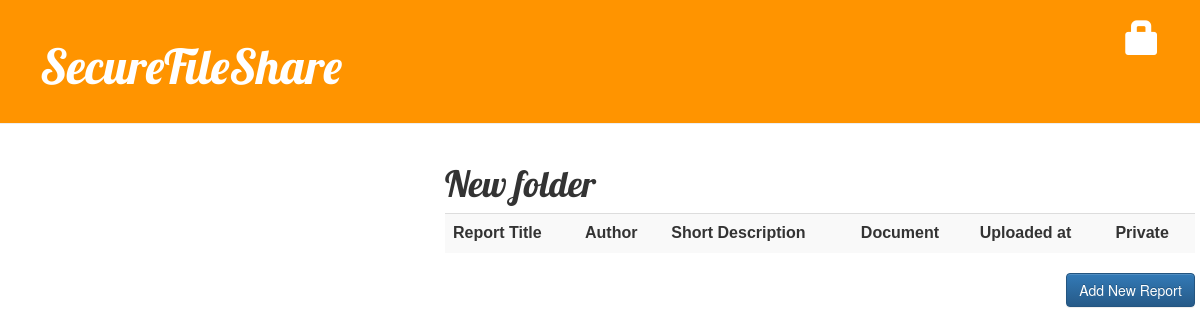
Before: /folder/2/ with the older database file.
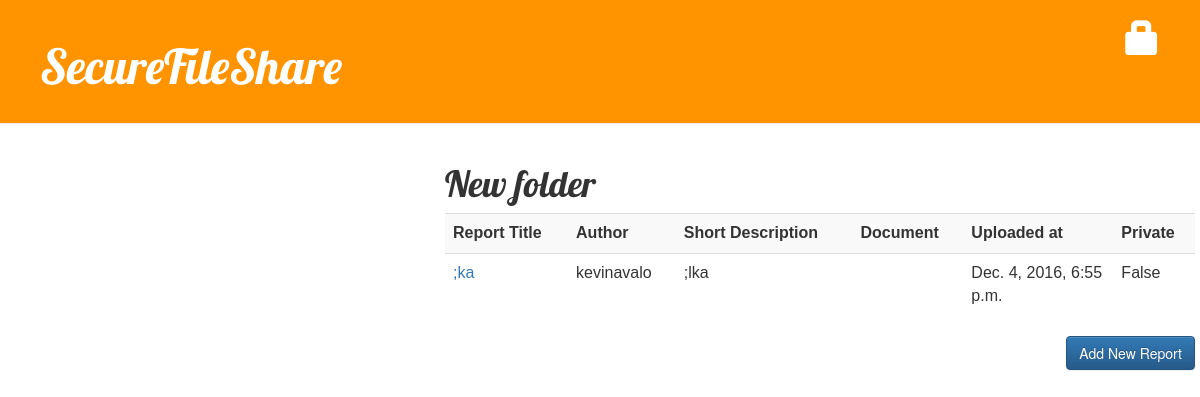
After: the same page with the newer database file.
### blog/models.py (models this page shows, shortened)
class Report(models.Model): #this Report is a django model
    author = models.ForeignKey('auth.User') #link to another model
    title = models.CharField(max_length=200) #text with limited number of chars
    private = models.BooleanField(default=False) #checkbox for private
    short_description = models.CharField(max_length=100, blank=True)
    long_description = models.CharField(max_length=500, blank=True) #text with unlimited number of chars
    group = models.CharField(max_length=100, default="", blank=True)
    documents = models.ManyToManyField(Document)
    folder = models.ForeignKey(Folder, null=True, default=None, blank=True)
    upload_at = models.DateTimeField(auto_now_add=True)
    created_date = models.DateTimeField(default=timezone.now) #date and time
    published_date = models.DateTimeField(blank=True, null=True)

### blog/views.py (the view)
# urls.py: url(r'^folder/(?P<pk>\d+)/$', views.folder_detail, name='folder_detail'),
def folder_detail(request, pk):
    list_reports = Report.objects.all()
    folder = get_object_or_404(Folder, pk=pk)
    reports = []
    for p in list_reports:
        if p.folder == folder:
            reports.append(p)
    return render(request, 'folder/folder_detail.html', {'folder' : folder,
        'reports' : reports })

### blog/templates/folder/folder_detail.html (shortened to what this page needs)
{% extends 'blog/base.html' %}
{% block content %}
<div class "group">
    <h1>{{ folder.name }}</h1>
    <table class="table table-inverse table-striped">
		<tr>
			<th>Report Title</th>
			<th>Author</th>
			<th>Short Description</th>
			<th>Document</th>
			<th>Uploaded at</th>
			<th>Private</th>
		</tr>
    {% for report in reports %}
		<tr>
			<td><a href="{% url 'report_detail' pk=report.pk %}">{{ report.title }}</a></td>
			<td>{{ report.author }}</td>
			<td>{{ report.short_description }}</td>
		<td></td>
			<td width="20%">{{report.upload_at}}</td>
			<td>{{ report.private }}</td>
		</tr>
	{% endfor %}
	</table>
	<a href="{% url 'report_new' %}"><button type="button" class="btn btn-primary">Add New Report</button></a>
</div>
{% endblock%}

Changed rows visible on the page:
added Report: title ";ka", author "kevinavalo", short_description ";lka", upload_at "Dec. 4, 2016, 6:55 p.m.", private "False"
